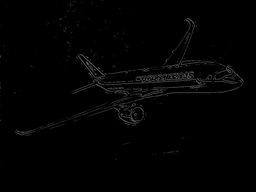
#> input picture Project2/edge004.png, 256 x 192 px, shrunk from 1200 x 900 before the run
$ python hough_final.py
#> lines starting #> are read from the running program, lines starting #| are printed output that depends on the picture
#> further down, image is the input picture: shape (192, 256) float32; min 0, max 0.506, mean 0.00952
import numpy as N
import scipy.ndimage as I
import matplotlib.image as IM
import matplotlib.pyplot as plt

def hough_transform(img_bin, theta_res=1, rho_res=1):
#> called with theta_res = 2, rho_res = 5
  nR,nC = img_bin.shape
#> nR = 192; nC = 256
  theta = N.linspace(-90.0, 0.0, N.ceil(90.0/theta_res) + 1.0)
  theta = N.concatenate((theta, -theta[len(theta)-2::-1]))

  D = N.sqrt((nR - 1)**2 + (nC - 1)**2)
#> D = 318.6
  q = N.ceil(D/rho_res)
#> q = 64
  nrho = 2*q + 1
#> nrho = 129
  rho = N.linspace(-q*rho_res, q*rho_res, nrho)
#> rho = 129 values from -320 to 320
  H = N.zeros((len(rho), len(theta)))
  for rowIdx in range(nR):
    for colIdx in range(nC):
      if img_bin[rowIdx, colIdx]:
        for thIdx in range(len(theta)):
          rhoVal = colIdx*N.cos(theta[thIdx]*N.pi/180.0) + rowIdx*N.sin(theta[thIdx]*N.pi/180)
          rhoIdx = N.nonzero(N.abs(rho-rhoVal) == N.min(N.abs(rho-rhoVal)))[0]
          H[rhoIdx[0], thIdx] += 1
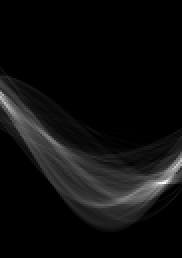
#> H: shape (129, 91) float64 (shown 2 times larger); min 0, max 778, mean 42.9; drawn with min black and max white
  return rho, theta, H

fig, axes = plt.subplots(1, 2, figsize=(15, 6))
ax = axes.ravel()

# read edge image
image = plt.imread('edge004.png')

ax[0].imshow(image, cmap='gray')
ax[0].set_title('Edge image')
ax[0].set_axis_off()

d, theta, h = hough_transform(image, 2, 5)
#> d = 129 values from -320 to 320; theta = 91 values from -90 to 90
print(theta)
#| [-90. -88. -86. -84. -82. -80. -78. -76. -74. -72. -70. -68. -66. -64.
#|  -62. -60. -58. -56. -54. -52. -50. -48. -46. -44. -42. -40. -38. -36.
#|  -34. -32. -30. -28. -26. -24. -22. -20. -18. -16. -14. -12. -10.  -8.
#|   -6.  -4.  -2.   0.   2.   4.   6.   8.  10.  12.  14.  16.  18.  20.
#|   22.  24.  26.  28.  30.  32.  34.  36.  38.  40.  42.  44.  46.  48.
#|   50.  52.  54.  56.  58.  60.  62.  64.  66.  68.  70.  72.  74.  76.
#|   78.  80.  82.  84.  86.  88.  90.]
ax[1].imshow(N.log(1 + h), extent=[(theta[0]), (theta[-1]), d[0], d[-1]], cmap='gray', aspect='auto')
ax[1].set_title('Hough transform')
ax[1].set_xlabel('Angles (degrees)')
ax[1].set_ylabel('Distance (pixels)')

plt.tight_layout()
plt.show()
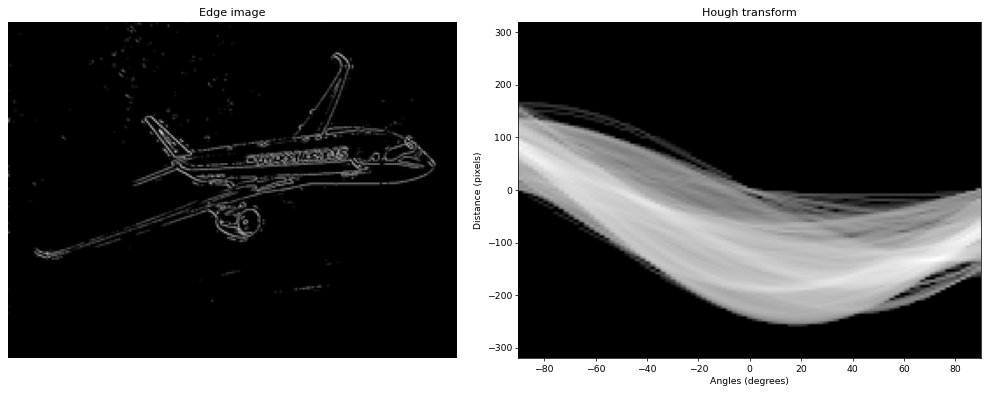
#> figure drawn by matplotlib, 2 panels
